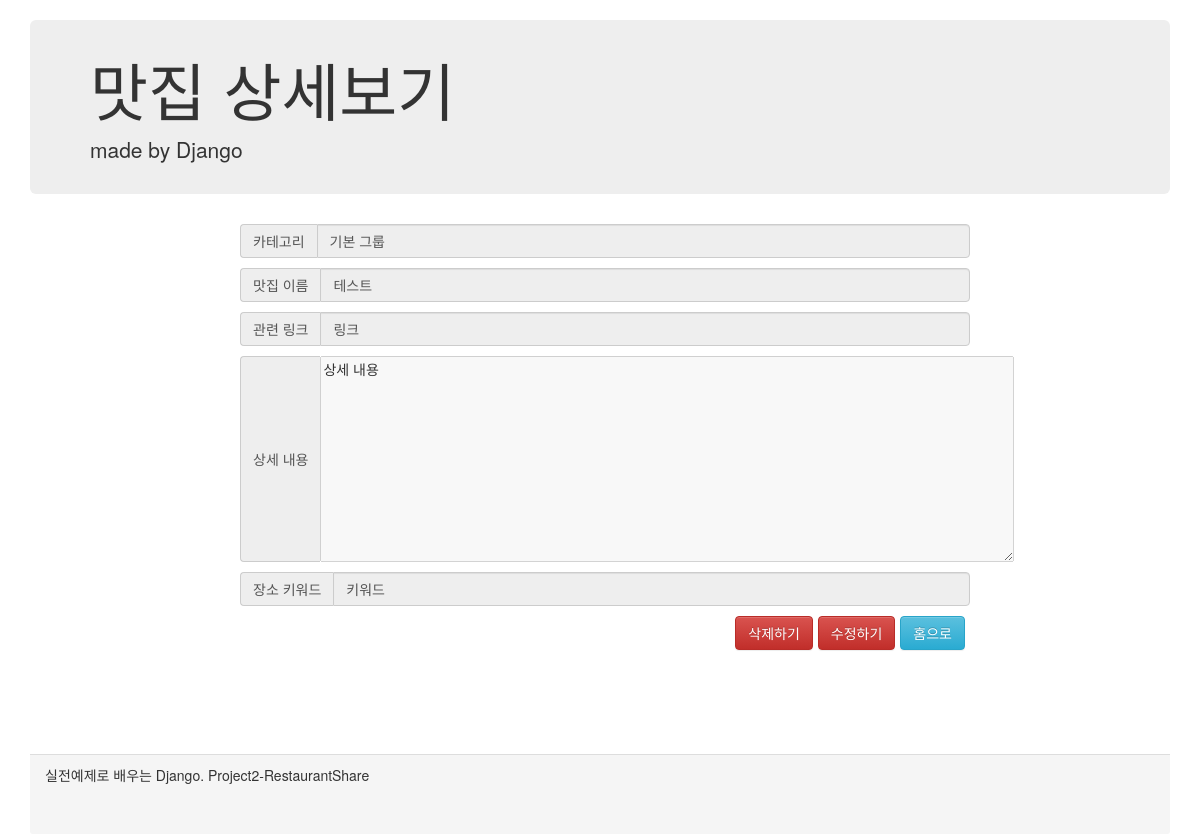
Screenshot of /restaurantDetail/7 with the database file from the repository.
### shareRes/models.py (models this page shows)
class Restaurant(models.Model):
    category = models.ForeignKey(Category, on_delete=models.SET_DEFAULT, default=3) # Category 모델 참조, on_delete-참조 모델 삭제시 행동 -> default 값으로 설정 한다.
    restaurant_name = models.CharField(max_length = 100)
    restaurant_link = models.CharField(max_length = 500)
    restaurant_content = models.TextField()
    restaurant_keyword = models.CharField(max_length = 50)

class Category(models.Model):
    category_name = models.CharField(max_length = 100)

### shareRes/views.py (the view)
# urls.py: path('restaurantDetail/<str:res_id>', views.restaurantDetail, name='resDetailPage'), # <>는 동적인 값을 표현한다.
def restaurantDetail(request, res_id): # url을 통해서 오는 값이 GET이 아니라면 request에 담기지 않기 때문에 따로 매개변수로 받아주어야 서버처리가 가능하다.
    restaurant = Restaurant.objects.get(id = res_id) # DB에서 res_id와 같은 값을 가져와서
    content = {'restaurant': restaurant} # dict를 생성하고
    return render(request, 'shareRes/restaurant_detail.html', content) # html file rendering할때 포함해준다.

### shareRes/templates/shareRes/restaurant_detail.html (shortened to what this page needs)
<html lang="en">
<head>
    <link rel="stylesheet" href="https://maxcdn.bootstrapcdn.com/bootstrap/3.3.2/css/bootstrap.min.css">
    <link rel="stylesheet" href="https://maxcdn.bootstrapcdn.com/bootstrap/3.3.2/css/bootstrap-theme.min.css">
</head>
<body>
    <div class="container">
        <div class="header">
            <div class="jumbotron">
                <h1>맛집 상세보기</h1>
                <p>made by Django</p>
            </div>
        </div>
        <div class="content">
            <div class="inputDiv">
                <div class="input-group">
                    <span class="input-group-addon" id="sizing-addon2">카테고리</span>
                    <input id="resCategory" name="resCategory" type="text" class="form-control" disabled
                        value="{{restaurant.category.category_name}}">
                </div>
                <div class="input-group">
                    <span class="input-group-addon" id="sizing-addon2">맛집 이름</span>
                    <input id="resTitle" name="resTitle" type="text" class="form-control" disabled
                        value="{{restaurant.restaurant_name}}">
                </div>
                <div class="input-group">
                    <span class="input-group-addon" id="sizing-addon2">관련 링크</span>
                    <input id="resLink" name="resLink" type="text" class="form-control" disabled
                        value="{{restaurant.restaurant_link}}">
                </div>
                <div class="input-group">
                    <span class="input-group-addon" id="sizing-addon2">상세 내용</span>
                    <textarea id="resContent" name="resContent" cols="90" rows="10" disabled
                        value="">{{restaurant.restaurant_content}}</textarea>
                </div>
                <div class="input-group">
                    <span class="input-group-addon" id="sizing-addon2">장소 키워드</span>
                    <input id="resLoc" name="resLoc" type="text" class="form-control" disabled
                        value="{{restaurant.restaurant_keyword}}">
                </div>
                <a href="/" class="resAddBtn btn btn-info" role="button">홈으로</a>
                <a href="./updatePage/{{restaurant.id}}" class="resAddBtn btn btn-danger" role="button">수정하기</a>
                <form action="./delete" method="POST">{% csrf_token %}
                    <input type="submit" class="resAddBtn btn btn-danger" value="삭제하기" />
                </form>
            </div>
        </div>
        <div class="panel-footer">
            실전예제로 배우는 Django. Project2-RestaurantShare
        </div>
    </div>
</body>
</html>

### shareRes/templates/shareRes/restaurant_detail.html (style rules this page uses)
.container { margin-top: 20px; }
.jumbotron { padding-top: 15px; padding-bottom: 15px; }
.content { min-height: 60%; margin: auto; }
.inputDiv { margin-left: 200px; margin-right: 200px; margin-bottom: 50px; }
.input-group { margin: 10px; width: 730px; }
.resAddBtn { float: right; margin-right: 5px; }
.panel-footer { margin-top: 50px; height: 10%; }

### rows the page displays
Restaurant: resCategory "기본 그룹", resTitle "테스트", resLink "링크", resContent "상세 내용", resLoc "키워드"
